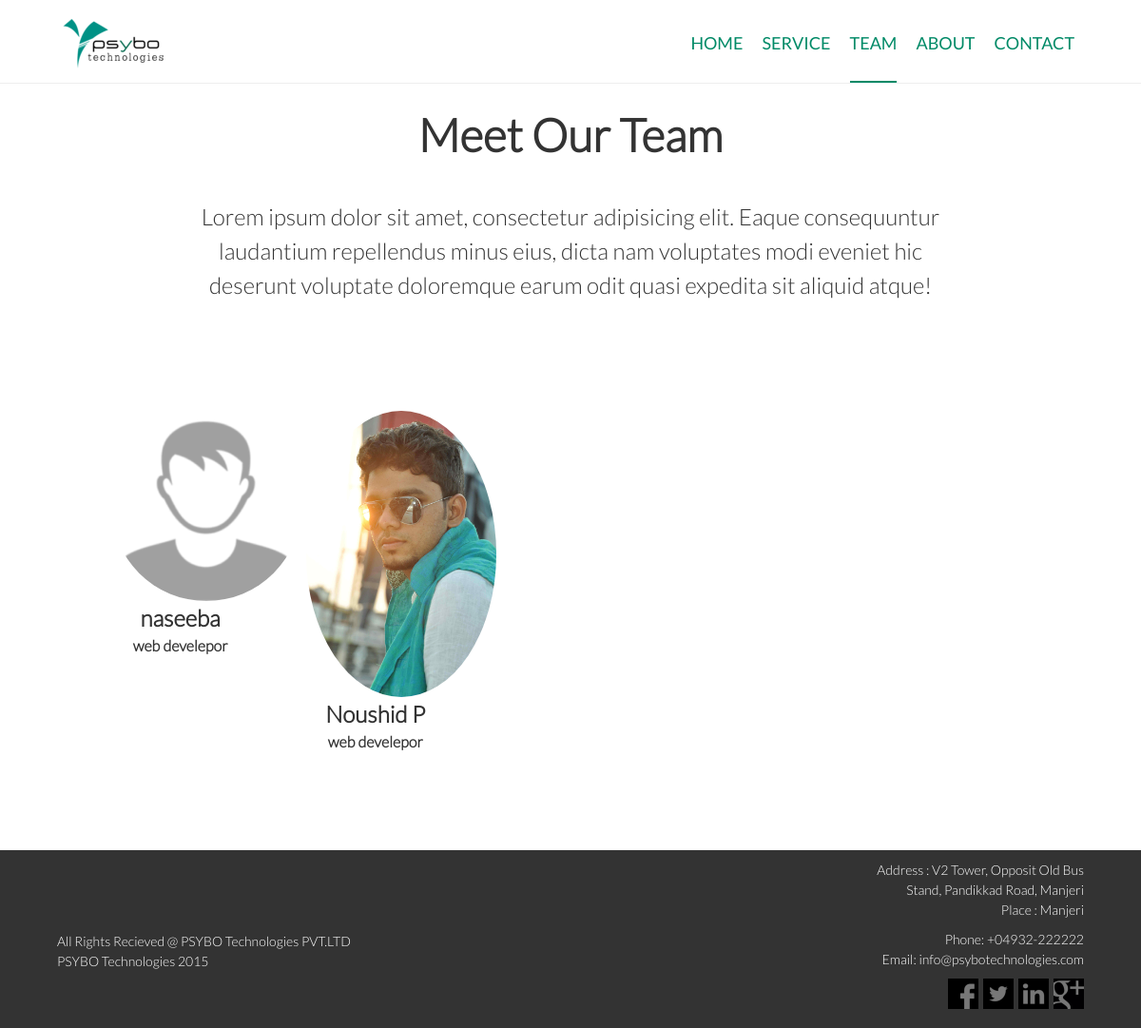
The app's page /team.php with its own data.
### tables this page shows
CREATE TABLE `employee` (
  `id` int(11) NOT NULL AUTO_INCREMENT,
  `designation` varchar(45) NOT NULL,
  `files_id` int(11) NOT NULL,
  `address_id` int(11) NOT NULL,
  PRIMARY KEY (`id`),
  KEY `fk_employee_files_idx` (`files_id`),
  KEY `fk_employee_address1_idx` (`address_id`),
  CONSTRAINT `fk_employee_address1` FOREIGN KEY (`address_id`) REFERENCES `address` (`id`) ON DELETE NO ACTION ON UPDATE NO ACTION,
  CONSTRAINT `fk_employee_files` FOREIGN KEY (`files_id`) REFERENCES `files` (`id`) ON DELETE NO ACTION ON UPDATE NO ACTION
);

CREATE TABLE `address` (
  `id` int(11) NOT NULL AUTO_INCREMENT,
  `name` varchar(30) DEFAULT NULL,
  `address` varchar(70) DEFAULT NULL,
  `email` varchar(40) DEFAULT NULL,
  `telephone` varchar(13) DEFAULT NULL,
  `mobile` varchar(13) DEFAULT NULL,
  `website` varchar(45) DEFAULT NULL,
  `linkedin` varchar(50) DEFAULT NULL,
  `fb` varchar(50) DEFAULT NULL,
  `twiter` varchar(50) DEFAULT NULL,
  `git` varchar(60) DEFAULT NULL,
  `google_plus` varchar(85) DEFAULT NULL,
  `gender` varchar(10) DEFAULT NULL,
  `place` varchar(50) DEFAULT NULL,
  PRIMARY KEY (`id`)
);

CREATE TABLE `files` (
  `id` int(11) NOT NULL AUTO_INCREMENT,
  `type` varchar(10) NOT NULL,
  `file_name` varchar(100) DEFAULT NULL,
  PRIMARY KEY (`id`)
);

### Database.php (called while the page is built, shortened)
<?php
class Database
{
	private $host='';
	private $user='';
	private $password='';
	private $database='';
	private $condb="";
	function __construct($host,$user,$password,$database)
	{
		$this->host=$host;
		$this->user=$user;
		$this->password=$password;
		$this->database=$database;
	}
	public function connect()
	{
		$this->condb = new mysqli($this->host,$this->user,$this->password,$this->database);
	}
	public function select_row_emp($id)
	{
		$select="SELECT employee.id,employee.designation,address.name,address.fb,address.linkedin,address.address,address.email,address.twiter,address.google_plus,address.gender,files.file_name,files.type FROM employee JOIN address ON employee.address_id = address.id join files ON files.id=employee.files_id where employee.id=".$id;
		$query=mysqli_query($this->condb,$select);
		while ($rec=mysqli_fetch_array($query))
			return $rec;
	}
	public function num_row_emp()
	{
		$count="SELECT id FROM employee order by rand()";
		$query=mysqli_query($this->condb,$count);
		$recset=array();
		while($arr=mysqli_fetch_array($query))
			array_push($recset,$arr);
		return $recset;
	}
}
?>

### team.php (the view, shortened to what this page needs)
<?php
    require_once 'Database.php';
    $objdb=new Database('localhost','root','asd','psybo-db');
    $emp_id=$objdb->num_row_emp();
    $count_emp=count($emp_id);
 	$actdir="/upload-image/";
 ?>
 <!DOCTYPE html>
<html lang="en">
<head>
	<link rel="stylesheet" href="css/normalize.css">
	<link rel="stylesheet" href="css/theme.css">
	<link rel="stylesheet" href="css/responsive.css">
</head>
<body>
	<header>
		<div class="container">
			<div class="logo">
				<a href="index.php"><img src="img/logo.png" alt="Psybo Logo"></a>
			</div>
			<nav class="nav-menu">
				<ul class="navigation-links">
					<li><a href="index.php">HOME</a></li>
					<li><a href="service.php">SERVICE</a></li>
					<li class="active"><a href="team.php">TEAM</a></li>
					<li><a href="about.php">ABOUT</a></li>
					<li><a href="contact.php">CONTACT</a></li>
				</ul>
			</nav>
		</div>
	</header>
	<section class="team">
		<div class="container">
			<div class="team-title">
				<h2>Meet Our Team</h2>
				<p>Lorem ipsum dolor sit amet, consectetur adipisicing elit. Eaque consequuntur laudantium repellendus minus eius, dicta nam voluptates modi eveniet hic deserunt voluptate doloremque earum odit quasi expedita sit aliquid atque!</p>
			</div>
			<ul class="team-member">
			<?php for ($j=0; $j<$count_emp ;$j++)
			{ $result=$objdb->select_row_emp($emp_id[$j][0]);?>
				<li>
					<a class="team-dp">
						<img <?php foreach ($result as $key => $value) {
							if (is_string($key) and $key == "file_name") {
								if (!empty($value) )
									echo "src=\"".$actdir.$value."\"";
								elseif ($result['gender'] == 'Male') {
									echo "src=\"".$actdir."default-pic.png\"";
								}
								elseif ($result['gender'] == 'Female') {
									echo "src=\"".$actdir."default-pic.png\"";
								}
							}
						} ?> alt="">
					</a>
					<h4> <?php foreach ($result as $key => $value) {
						if (is_string($key) and $key=="name") {
							echo $value;
						}
					} ?> </h4>
					<h4 class="dev-small"> <?php foreach ($result as $key => $value) {
						if (is_string($key) and $key=="designation") {
							echo $value;
						}
					} ?> </h4>
				</li>
				<?php } ?>
			</ul>
		</div>
	</section>
	<?php include 'footer.php'; ?>
</body>
</html>

### css/theme.css (style rules this page uses)
body { font-family: Lato-Light; }
h2 { font-family: Lato-light; color: #333; font-size: 36pt; margin-top: 25px; padding: 0; }
h4 { font-family: Lato-light; font-size: 18pt; margin: 5px 0; color: #333; text-align: center; }
p { font-family: Lato-light; font-size: 14pt; line-height: 1.5; font-weight: 300; color: #333; }
section { position: relative; width: 100%; float: left; padding-bottom: 20px; }
header { position: relative; float: left; width: 100%; border-bottom: 1px solid #eee; }
.logo { position: relative; float: left; width: 120px; margin-top: 10px; }
.logo a { display: block; }
.nav-menu { float: right; overflow: hidden; }
.navigation-links { width: 100%; float: left; margin: 0; padding: 0; background-color: transparent; text-align: center; }
.navigation-links li { cursor: pointer; list-style: none; float: left; box-sizing: border-box; display: inline-block; padding: 0 10px; }
.navigation-links li a { display: block; font-family: Lato; padding-top: 0 10px; padding-bottom: 5px; font-size: 18px; text-decoration: none; color: #008a67; height: 80px; line-height: 90px; }
.navigation-links li.active a { border-bottom: 2px solid #008a67; }
.container { position: relative; width: 1280px; max-width: 90%; overflow: hidden; margin: 0 auto; }
.team { width: 100%; float: left; text-align: center; box-sizing: border-box; padding: 0px 30px; }
.team-title { width: 100%; float: left; }
.team-member { width: 100%; list-style: none; float: left; text-align: center; margin: 60px 0 0; padding: 0; }
.team-member li { width: 25%; float: left; margin: 0; padding: 10px 10px; box-sizing: border-box; display: inline-block; margin-bottom: 20px; }
.team-member li img { max-width: 200px; border-radius: 50%; }
.dev-small { font-size: 12pt; }
.team-dp { width: 100%; float: left; background-size: cover; }

### css/responsive.css (style rules this page uses)
* { -webkit-transition: all 0.4s ease; -moz-transition: all 0.4s ease; -ms-transition: all 0.4s ease; -o-transition: all 0.4s ease; transition: all 0.4s ease; }
.navigation-links li a { -webkit-transition: unset; -moz-transition: unset; -ms-transition: unset; -o-transition: unset; transition: unset; }
@media screen and (min-width: 1141px) { .team-title { width: 80%; float: none; margin: 0 auto; overflow: hidden; } }
@media screen and (min-width: 1141px) { .team-title p { font-size: 18pt; } }
@media screen and (min-width: 1141px) { .team-member li { padding: 30px; width: 20%; } }
@media screen and (min-width: 992px) { .container { overflow: unset; } }

### records on screen
employee: address.name "naseeba", designation "web develepor"
employee: files.file_name (picture), address.name "Noushid P", designation "web develepor"
